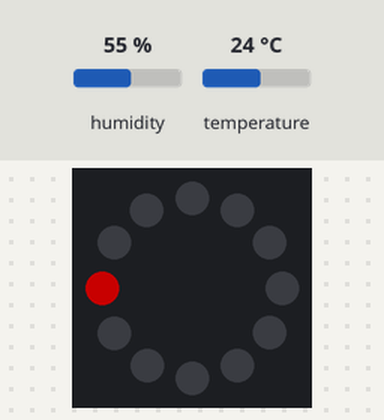
Simulated run of this program. Board: Raspberry Pi Pico running MicroPython. On the bench: 12 RGB LEDs in a ring, first at the top, clockwise. The inputs (shaded band) are chosen by the test bench; at power-on: temperature 24 °C, humidity 55 %. Dim RGB values are drawn brighter than linear; what the program prints to the serial console is not drawn.

Above: at 2.2 s.
2.3 s: temperature set to 12 °C
At 4.0 s:
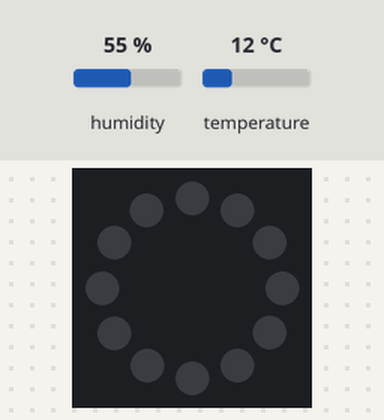
5.1 s: temperature set to 19 °C
At 6.1 s:
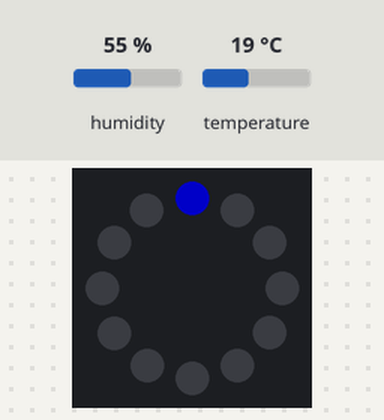
7.9 s: temperature set to 28 °C
At 10.4 s:
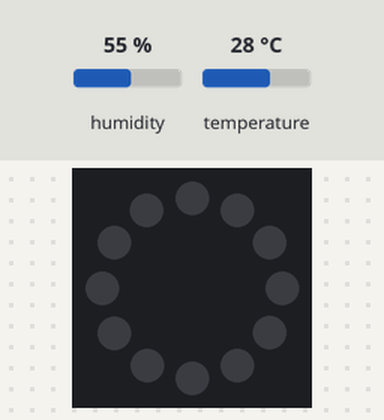
Timing chart, 0 to 11.9 s (numbered marks = the images above; inputs shaded):
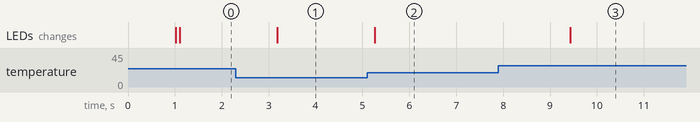

The program:

Weather_Station_Day_9.py
```python
# Let it Glow Advent Calendar - Day 9
# Ring and Temperature Sensor Weather Station
# Lori Pfahler
# December 17, 2023

from machine import Pin, I2C
from utime import sleep
from dht20 import DHT20
from neopixel import NeoPixel

# Set up I2C
i2c1 = I2C(0, sda = Pin(16), scl = Pin(17))

# Set up DHT20 device with I2C address
dht20 = DHT20(0x38, i2c1)
# Some extra sleep to allow sensor to intitialize - probably not needed
sleep(1)

# Define the ring on pin number 22 and number of LEDs = 12
ring = NeoPixel(Pin(22), 12)

# Temperature is the key, LED index is first item in "value" list
# RGB code is second item in the value list
LEDdict = {
  66: [0, (0, 0, 100)], # too cold, blue
  67: [1, (0, 0, 100)],
  68: [2, (0, 0, 100)],
  69: [3, (0, 0, 100)],
  70: [4, (0, 100, 0)], # nice temp, green
  71: [5, (0, 100, 0)],
  72: [6, (0, 100, 0)], # Top-middle LED (index 6 / LED #7) for 68°F
  73: [7, (0, 100, 0)],
  74: [8, (0, 100, 0)],
  75: [9, (100, 0, 0)], # too hot, red
  76: [10,(100, 0, 0)],
  77: [11,(100, 0, 0)],
}

# print title line
print("Lori's Weather Station Data:")

try:
    while True:
        # Grab data from the sensor dictionary
        measurements = dht20.measurements
        # use some variables to make it easier to read code
        temp_C = measurements['t']
        temp_F = (temp_C * 1.8) + 32
        tempLookup = round(temp_F)
        humid = measurements['rh']

        if measurements['crc_ok']:

            if tempLookup not in LEDdict:
                print(f"Temperature: {temp_F:3.1f}°F, {temp_C:3.1f}°C | Humidity: {humid:3.1f}% | Temp Out of Range", end = '\r')
                # Clear the ring
                ring.fill((0,0,0))
                ring.write()

            else:
                print(f"Temperature: {temp_F:3.1f}°F, {temp_C:3.1f}°C | Humidity: {humid:3.1f}% | Temp In Range    ", end = '\r')
                # Use our temperature variable with our dictionary
                # To convert it from the temperature to the LED index
                LEDindex = LEDdict[tempLookup][0]

                # Clear the ring
                ring.fill((0,0,0))
                # Light the index LED
                ring[LEDindex] = LEDdict[tempLookup][1]
                ring.write()

        # Wait 2 seconds
        sleep(2)

except KeyboardInterrupt:
    # Clear the ring
    ring.fill((0,0,0))
    ring.write()
```

Measured:
- after the input at 2.3 s, the LEDs: change after 0.88 s (image 1)
- after the input at 5.1 s, the LEDs: change after 0.17 s (image 2)
- after the input at 7.9 s, the LEDs: change after 1.5 s (image 3)
